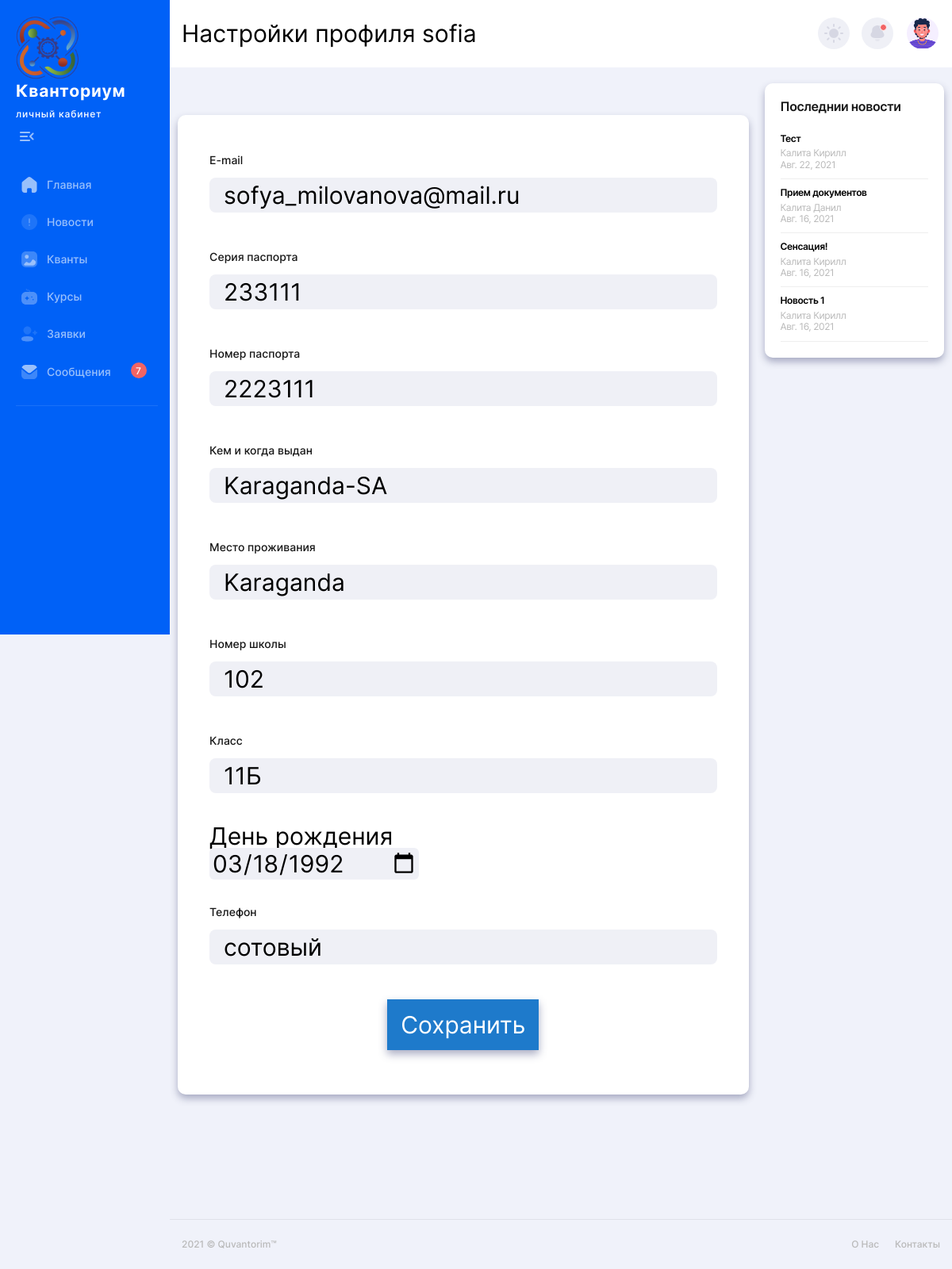
Before: /setting (signed in) with the older database file.
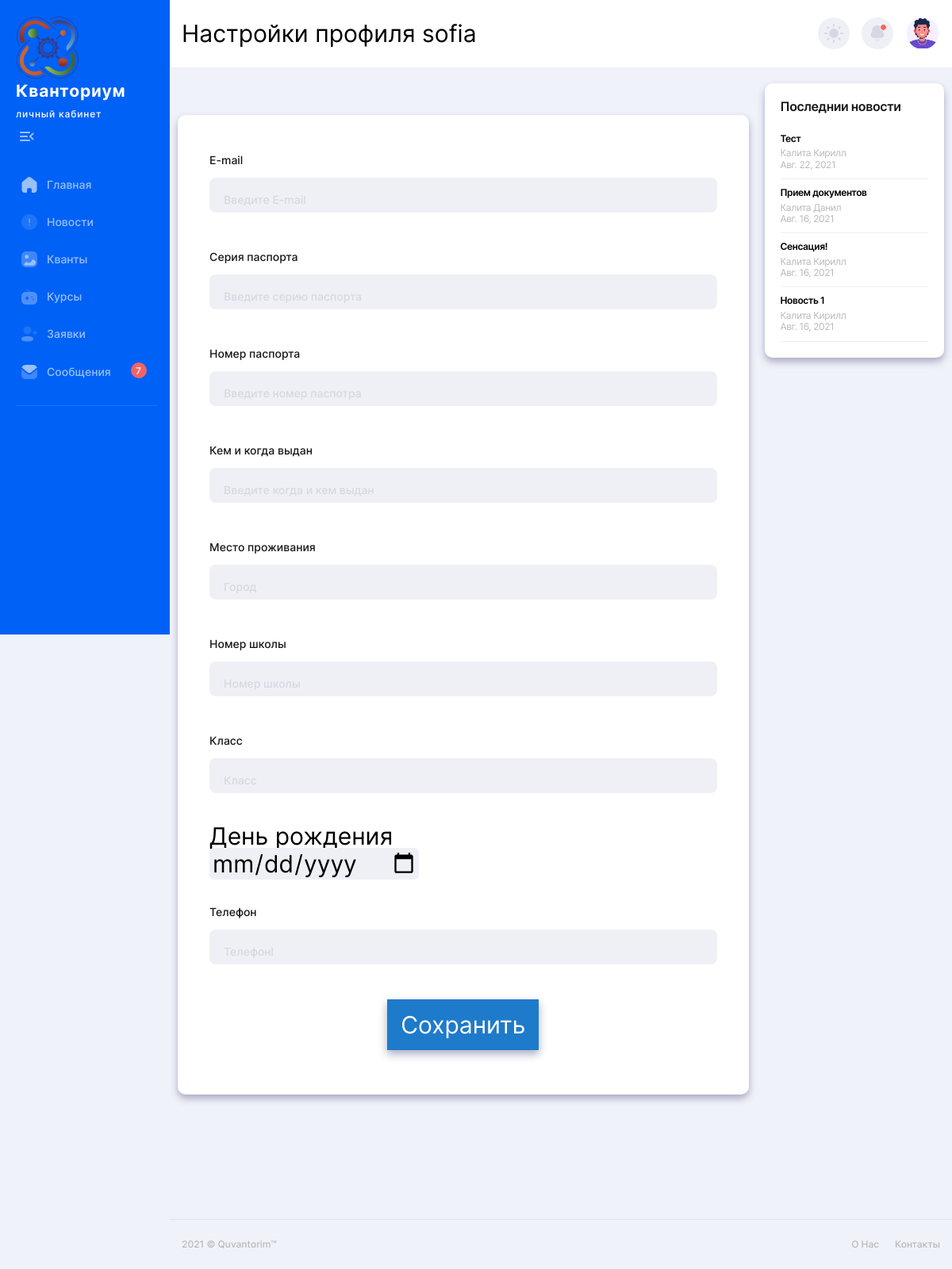
After: the same page with the newer database file.
### manager/models.py (models this page shows, shortened)
class Profile(models.Model):
    user = models.OneToOneField(User, on_delete=models.CASCADE) #Привязываем к модели юзер
    Passport_series = models.CharField(max_length=10, blank=True)
    Passport_number = models.CharField(max_length=40, blank=True)
    Passport_received = models.CharField(max_length=60, blank=True)
    Location = models.CharField(max_length=30, blank=True)
    School_name = models.CharField(max_length=60, blank=True)
    School_class= models.CharField(max_length=10, blank=True)
    Birth_date = models.DateField(null=True, blank=True)
    Phone = models.CharField(max_length=30, blank=True)
    Status = models.CharField(max_length=10, blank=True)
    id_stepik = models.CharField(max_length=10, blank=True)

class novelty(models.Model):
    name = models.CharField(max_length=30, blank=True)
    heading = models.CharField(max_length=30, blank=True)
    body = models.TextField()
    data = models.DateField(null=True, blank=True)
    time =  models.TimeField(null=True, blank=True)

### manager/views.py (the view, shortened to what this page needs)
# urls.py: path('setting', views.setting, name='setting'),
def setting(request):
    try:
        test = request.user.profile.Birth_date.__str__()
        print(type(test))
        data = {
            'email': request.user.email,
            'Passport_series': request.user.profile.Passport_series,
            'Passport_number': request.user.profile.Passport_number,
            'Passport_received': request.user.profile.Passport_received,
            'Location': request.user.profile.Location,
            'School_name': request.user.profile.School_name,
            'School_class': request.user.profile.School_class,
            'Birth_date':  test,
            'Phone': request.user.profile.Phone,
        }
        print(request.user.profile.Birth_date)
        form = setting_p(data)
    except Profile.DoesNotExist:
        form = setting_p()
        data = {}
    data['form'] = form
    data['name'] = request.user.username
    data.update(init_news(request))
    return render(request, 'manager/home/setting.html', data)

### manager/functional.py (called while the page is built)
def init_news(request):
    datas={}
    datas['new'] = novelty.objects.all().order_by('-data').order_by('-time')[:settings.NEWS_COLUMN]
    datas['admins'] = request.user.has_perm('manager.can_admins')
    datas['exit'] = request.user.is_authenticated
    return datas

### templates/manager/home/setting.html (shortened to what this page needs)
{% extends "manager/main.html" %}
{% block bar %}
  {% if user.is_authenticated %}   sidebar {% else %}  sidebarno {% endif %}
{% endblock %}
{% block namepage %}
 Настройки профиля  {{ name }}
{% endblock %}
{% block content %}
    <main class="main users chart-page" id="skip-target">
      <div class="container">
          <div class="row">
              <div class="col-lg-9">
                <article class="sign-up">
                    <div class="kirill">
                        <form class="sign-up-form form button_save"  method="POST">
                            <label class="form-label-wrapper">
                                 <p class="form-label">E-mail</p>
                                      {{ form.email }}
                            </label>
                                <div class="error">  {{ form.errors.email }}  <p class="form-label"> </p> </div>
                            <label class="form-label-wrapper">
                                 <p class="form-label">Серия паспорта</p>
                                      {{ form.Passport_series }}
                            </label>
                                <div class="error">  {{ form.errors.Passport_series }}  <p class="form-label"> </p> </div>
                            <label class="form-label-wrapper">
                                <p class="form-label">Номер паспорта</p>
                               {{ form.Passport_number }}
                            </label>
                                <div class="error">  {{ form.errors.Passport_number }}  <p class="form-label"> </p> </div>
                             <label class="form-label-wrapper">
                                <p class="form-label">Кем и когда выдан</p>
                               {{ form.Passport_received }}
                            </label>
                                <div class="error">  {{ form.errors.Passport_received }}  <p class="form-label"> </p> </div>
                             <label class="form-label-wrapper">
                                <p class="form-label">Место проживания</p>
                               {{ form.Location }}
                            </label>
                                <div class="error">  {{ form.errors.Location }}  <p class="form-label"> </p> </div>
                             <label class="form-label-wrapper">
                                <p class="form-label">Номер школы</p>
                               {{ form.School_name }}
                            </label>
                                <div class="error">  {{ form.errors.School_name}}  <p class="form-label"> </p> </div>
                              <label class="form-label-wrapper">
                                <p class="form-label"> Класс </p>
                               {{ form.School_class }}
                            </label>
                                <div class="error">  {{ form.errors.School_class }}  <p class="form-label"> </p> </div>
                             <label class="form-label-wrapper2">
                                <p class="form-label2">День рождения</p>
                                    {{ form.Birth_date }}
                            </label>
                                <div class="error">  {{ form.errors.Birth_date }}  <p class="form-label"> </p> </div>
                             <label class="form-label-wrapper">
                                <p class="form-label">Телефон</p>
                               {{ form.Phone }}
                            </label>
                                <div class="error">  {{ form.errors.Phone }}  <p class="form-label"> </p> </div>
                            <label class="form-label-wrapper">
                            </label>
                            <button type="submit" > Сохранить</button>
                        </form>
                    </div>
                </article>
              </div>
                    <div class="col-lg-3">
            {% include 'manager/news/show_news.html' %}
          </div>
</div>
{% endblock %}

### templates/manager/main.html (shortened to what this page needs)
{% load static %}
<!DOCTYPE html>
<html lang="en">
<head>
  <link rel="stylesheet" href="{% static "manager/css/style.css"%}">
  <link rel="stylesheet" href="{% static "manager/css/font-awesome.min.css"%}">
        <link rel="stylesheet" href="https://unpkg.com/swiper/swiper-bundle.min.css" />
</head>
<body>
<div class="page-flex">
  <aside class="{% block bar %}  }}     {% endblock %}">
    <div class="sidebar-start">
        <div class="sidebar-head">
            <a href="/" class="logo-wrapper" title="home">
                <div class="icon logo"> <img src={% static "manager/img/logo.png"%} </div>
                <div class="logo-text">
                    <div class="logo-title">Кванториум</div>
                    <div class="logo-subtitle">личный кабинет</div>
                </div>
            </a>
            <button class="sidebar-toggle transparent-btn" title="Menu" type="button">
                <span class="icon menu-toggle" aria-hidden="true"></span>
            </button>
        </div>
        <div class="sidebar-body">
            <ul class="sidebar-body-menu">
                <li>
                   <a class="{% block indexactive %} {% endblock %}" href="/"><span class="icon home" aria-hidden="true"></span>Главная</a>
                </li>
                <li>
                    <a class="{% block newsactiv %} {% endblock %}" href="{% url 'news' %}"><span class="icon news" aria-hidden="true"></span>Новости</a>
                </li>
                <li>
                      <a class="{% block qvant_activ %} {% endblock %}" href="{% url 'course_qvant' %}"><span class="icon image" aria-hidden="true"></span>Кванты</a>
                </li>
              <li>
                      <a class="{% block courseactive %} {% endblock %}" href="{% url 'course' %}"><span class="icon game" aria-hidden="true"></span>Курсы</a>
              </li>
                 <li>
                      <a class="{% block zaiv_activ %} {% endblock %}" href="{% url 'bid' %}"><span class="icon zaiv" aria-hidden="true"></span>Заявки</a>
                </li>
                <li>
                    <a class="{% block message_activ %} {% endblock %}"  href="{% url 'message' %}">
                        <span class="icon message" aria-hidden="true"></span>
                        Сообщения
                    </a>
                    <span class="msg-counter">7</span>
                </li>
            </ul>
        </div>
    </div>
</aside>
  <div class="main-wrapper">
    <nav class="main-nav--bg">
  <div class="container main-nav">
        <div class="kirill">  {% block namepage %}
	                    {% endblock %}
</div>
       <div class="main-nav-end">
      <button class="theme-switcher gray-circle-btn" type="button" title="Switch theme">
        <i class="sun-icon" data-feather="sun" aria-hidden="true"></i>
      </button>
        {% if not user.is_anonymous %}
      <div class="notification-wrapper">
        <button class="gray-circle-btn dropdown-btn" title="To messages" type="button">
          <span class="icon notification active" aria-hidden="true"></span>
        </button>
      </div>
 {% endif %}
 {% if not user.is_anonymous %}
     <div class="nav-user-wrapper">
        <button href="  " class="nav-user-btn dropdown-btn" title="{{ user.username }}" type="button">
          <span class="nav-user-img">
            <picture><source srcset="../../static/manager/img/avatar/avatar-illustrated-02.webp" type="image/webp"><img src="static/manager/img/avatar/avatar-illustrated-02.png" alt="User name"></picture>
          </span>
        </button>
      </div>
       {% endif %}
    </div>
  </div>
</nav>
       {% block content %}
	  {% endblock %}
    <footer class="footer">
  <div class="container footer--flex">
    <div class="footer-start">
      <p>2021 © Quvantorim™</p>
    </div>
    <ul class="footer-end">
      <li><a href="{% url 'about' %}">О Нас</a></li>
      <li><a href="{% url 'contact' %}">Контакты</a></li>
    </ul>
  </div>
</footer>
  </div>
</div>
</body>
</html>

### templates/manager/news/show_news.html (shortened to what this page needs)
     <article class="white-block">
              <div class="top-cat-title">
                <h3>Последнии новости </h3>
              </div>
              <ul class="top-cat-list">
                  {% for news in new %}
                <li>
                  <a href="{% url 'new_post' news.id %}">
                    <div class="top-cat-list__title">
                     {{ news.heading }}
                    </div>
                    <div class="top-cat-list__subtitle">
                       {{ news.name }} <br>
                      {{ news.data }}
                    </div>
                  </a>
                  {% endfor %}
              </ul>
            </article>

Changed rows visible on the page:
removed Profile: Passport_series "233111", Passport_number "2223111", Passport_received "Karaganda-SA", Location "Karaganda", School_name "102", School_class "11Б", Birth_date "03/18/1992", Phone "сотовый"
Other visible differences:
form field email: "sofya_milovanova@mail.ru" → (not shown)
